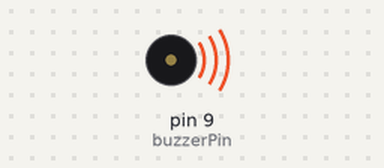
Bench run of a sketch on a simulated Arduino Uno, built with avr-gcc and run on an emulated ATmega328P. Shown: buzzer (waves = sounding).

Above: at 2.0 s.
At 5.3 s:
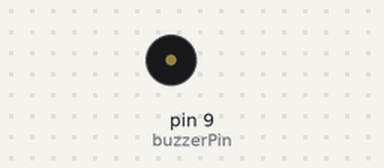
Timing chart, 0 to 6.4 s (numbered marks = the images above):
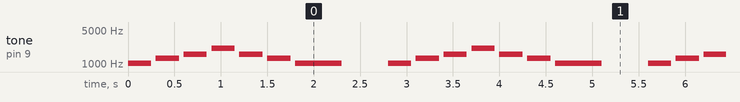

Measured:
- by itself, tone on pin 9 (buzzerPin): repeats every 2.8 s: silent 0.05 s, 1319 Hz 0.25 s, silent 0.05 s, 1568 Hz 0.25 s, silent 0.05 s, 2093 Hz 0.25 s, silent 0.05 s, 1568 Hz 0.25 s, silent 0.05 s, 1319 Hz 0.25 s, silent 0.05 s, 1047 Hz 0.50 s, silent 0.50 s, 1047 Hz 0.25 s

The sketch:

MWE_Ch08_Tone.ino
```cpp
/*
Make: Wearable Electronics
 Tone example
 */

int C = 1047;
int D = 1175;
int E = 1319;
int F = 1397;
int G = 1568;
int A = 1760;
int B = 1976;
int c = 2093;
int buzzerPin = 9;

void setup() {
  pinMode (buzzerPin, OUTPUT);
}

void loop() {
  tone(buzzerPin, C, 250);
  delay(300);
  tone(buzzerPin, E, 250);
  delay(300);
  tone(buzzerPin, G, 250);
  delay(300);
  tone(buzzerPin, c, 250);
  delay(300);
  tone(buzzerPin, G, 250);
  delay(300);
  tone(buzzerPin, E, 250);
  delay(300);
  tone(buzzerPin, C, 500);
  delay(1000);
}
```
